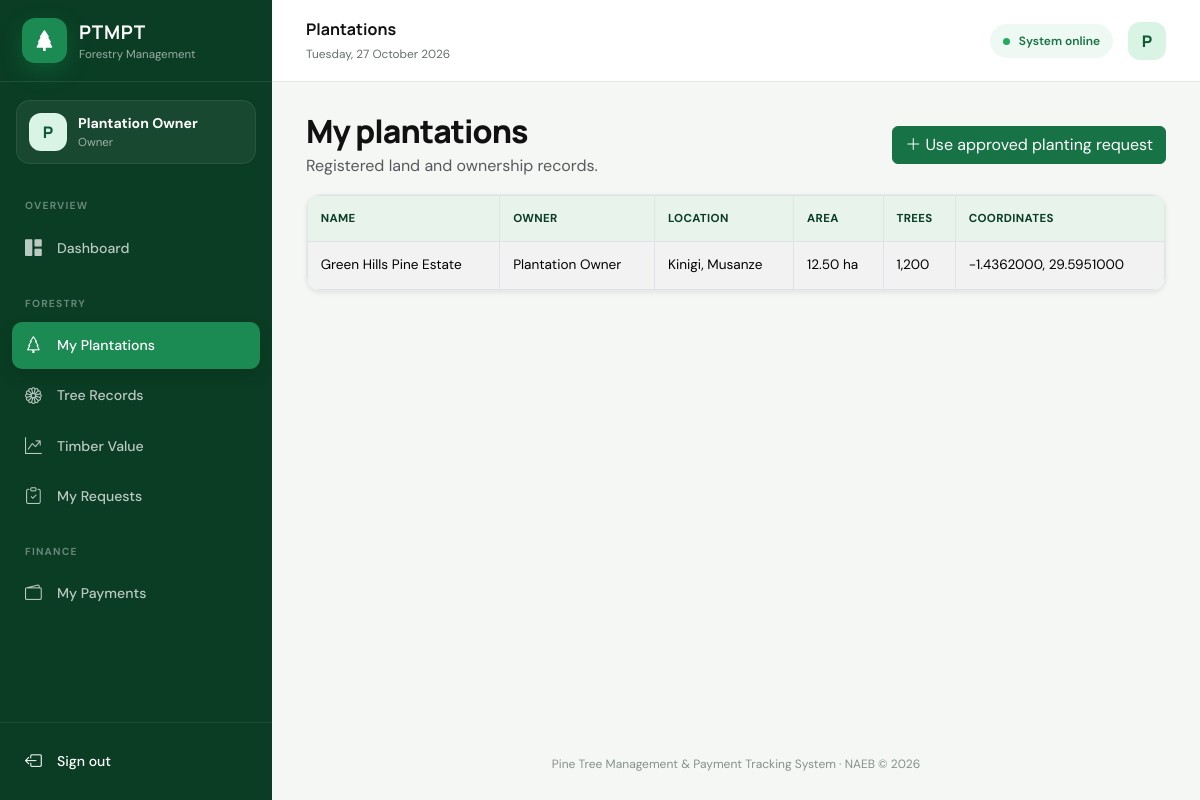
The app's page /plantations.php (signed in) with its own data.
### tables this page shows
CREATE TABLE IF NOT EXISTS plantations (
  plantation_id INT AUTO_INCREMENT PRIMARY KEY,
  owner_id INT NOT NULL,
  plantation_name VARCHAR(150) NOT NULL,
  district VARCHAR(100) NOT NULL,
  sector VARCHAR(100) NOT NULL,
  latitude DECIMAL(10,7) NOT NULL,
  longitude DECIMAL(10,7) NOT NULL,
  area_size DECIMAL(10,2) NOT NULL,
  plant_request_id INT NULL UNIQUE,
  created_at TIMESTAMP DEFAULT CURRENT_TIMESTAMP,
  FOREIGN KEY (owner_id) REFERENCES users(user_id) ON DELETE RESTRICT
);

CREATE TABLE IF NOT EXISTS users (
  user_id INT AUTO_INCREMENT PRIMARY KEY,
  full_name VARCHAR(100) NOT NULL,
  email VARCHAR(100) NOT NULL UNIQUE,
  phone VARCHAR(20),
  password VARCHAR(255) NOT NULL,
  role ENUM('admin', 'forestry_officer', 'naeb_officer', 'owner', 'buyer') NOT NULL DEFAULT 'owner',
  created_at TIMESTAMP DEFAULT CURRENT_TIMESTAMP
);

### auth.php (called while the page is built, shortened)
<?php
function e($value): string {
    return htmlspecialchars((string)$value, ENT_QUOTES, 'UTF-8');
}
?>

### plantations.php (the view, shortened to what this page needs)
<?php
include 'conn.php';
include 'auth.php';
$where = $_SESSION['role'] === 'owner' ? 'WHERE p.owner_id=' . (int) $_SESSION['user_id'] : '';
$rows = mysqli_query($con, "SELECT p.*,u.full_name owner_name,COALESCE(SUM(t.quantity),0) tree_count FROM plantations p JOIN users u ON u.user_id=p.owner_id LEFT JOIN trees t ON t.plantation_id=p.plantation_id $where GROUP BY p.plantation_id ORDER BY p.created_at DESC");
include 'includes/header.php';
include 'includes/navbar.php';
?>
<div class="d-flex justify-content-between align-items-center mb-3">
    <div>
        <h1 class="page-title h2 mb-1"><?= $_SESSION['role'] === 'owner' ? 'My plantations' : 'Plantations' ?></h1>
        <p class="text-muted mb-0">Registered land and ownership records.</p>
    </div><?php if ($_SESSION['role'] === 'owner'): ?><a class="btn btn-success" href="requests.php"><i class="bi bi-plus-lg"></i> Use approved planting request</a><?php elseif ($_SESSION['role'] === 'forestry_officer'): ?><span class="text-muted">Owners register plantations after approval</span><?php endif; ?>
</div>
<div class="table-responsive shadow-sm">
    <table class="table table-striped table-hover table-bordered mb-0">
        <thead>
            <tr>
                <th>Name</th>
                <th>Owner</th>
                <th>Location</th>
                <th>Area</th>
                <th>Trees</th>
                <th>Coordinates</th><?php if ($_SESSION['role'] !== 'owner'): ?>
                    <th>Actions</th><?php endif; ?>
            </tr>
        </thead>
        <tbody>
            <?php while ($p = mysqli_fetch_assoc($rows)): ?>
                <tr>
                    <td><?= e($p['plantation_name']) ?></td>
                    <td><?= e($p['owner_name']) ?></td>
                    <td><?= e($p['sector'] . ', ' . $p['district']) ?></td>
                    <td><?= e($p['area_size']) ?> ha</td>
                    <td><?= number_format($p['tree_count']) ?></td>
                    <td><?= e($p['latitude'] . ', ' . $p['longitude']) ?></td>
                </tr><?php endwhile; ?>
        </tbody>
    </table>
</div>
<?php include 'includes/footer.php'; ?>

### style.css (style rules this page uses)
:root { --forest-950: #072e1b; --forest-900: #0a3d24; --forest-800: #105b35; --forest-700: #177245; --forest-600: #1c8a53; --forest-100: #dff3e8; --forest-50: #eff9f3; --ink: #111111; --muted: #667069; --canvas: #f5f7f5; --sidebar-width: 272px; }
* { box-sizing: border-box; }
body { margin: 0; background: var(--canvas); color: var(--ink); font-family: "DM Sans", sans-serif; min-height: 100vh; }
h1, h2, h3, h4, h5, h6, .page-title { font-family: "Manrope", sans-serif; }
a { text-decoration: none; }
.page-title { color: var(--ink); font-weight: 800; letter-spacing: -0.03em; }
.card, .table-responsive { border-radius: 14px; }
.table-responsive { background: white; border: 1px solid #e5ebe7; }
.table { font-size: 0.85rem; }
.table > :not(caption) > * > * { padding: 0.85rem 0.8rem; vertical-align: middle; }
.table thead th { background: #e8f3ec; border-color: #dce9e1; color: var(--forest-900); font-size: 0.72rem; letter-spacing: 0.03em; white-space: nowrap; text-transform: uppercase; }
.btn-success { background: var(--forest-700); border-color: var(--forest-700); }

### records on screen
plantations: plantation_name "Green Hills Pine Estate", owner.full_name "Plantation Owner", sector+district "Kinigi, Musanze", area_size "12.50", tree_count "1,200", latitude+longitude "-1.4362000, 29.5951000"

### other values on screen
substr($_SESSION['full_name'], 0, 1) "P"
$_SESSION['full_name'] "Plantation Owner"
$role_label "Owner"
$page_title "Plantations"
